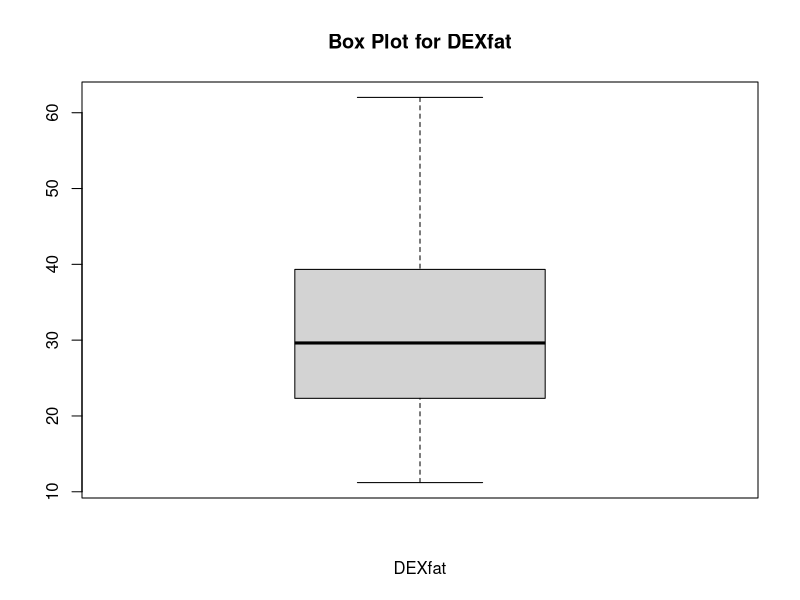
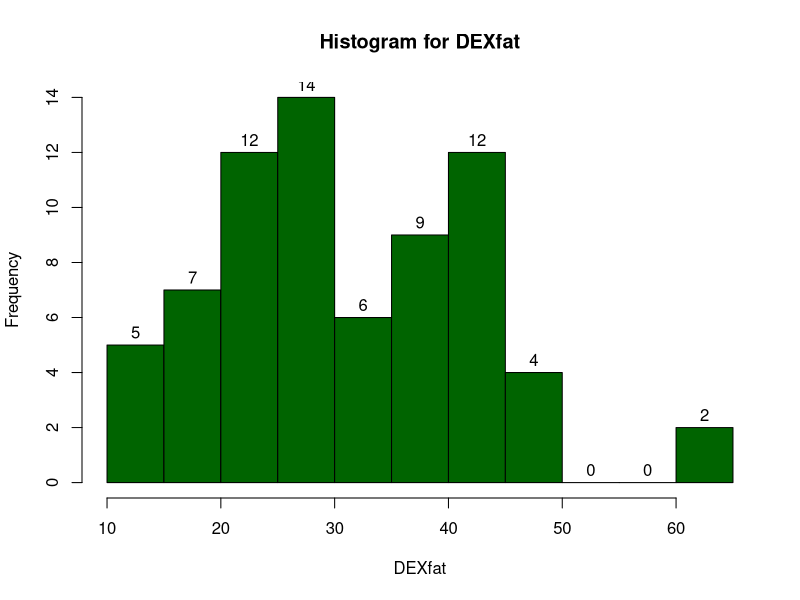
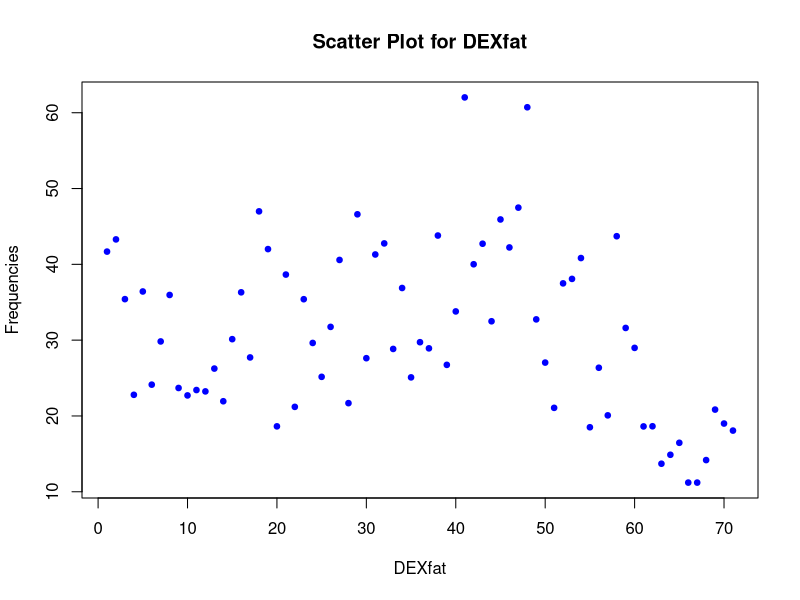
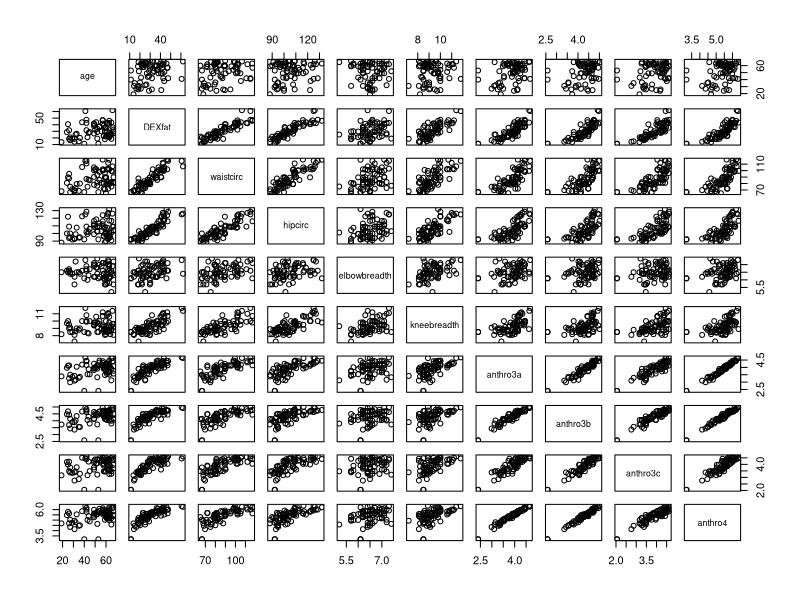
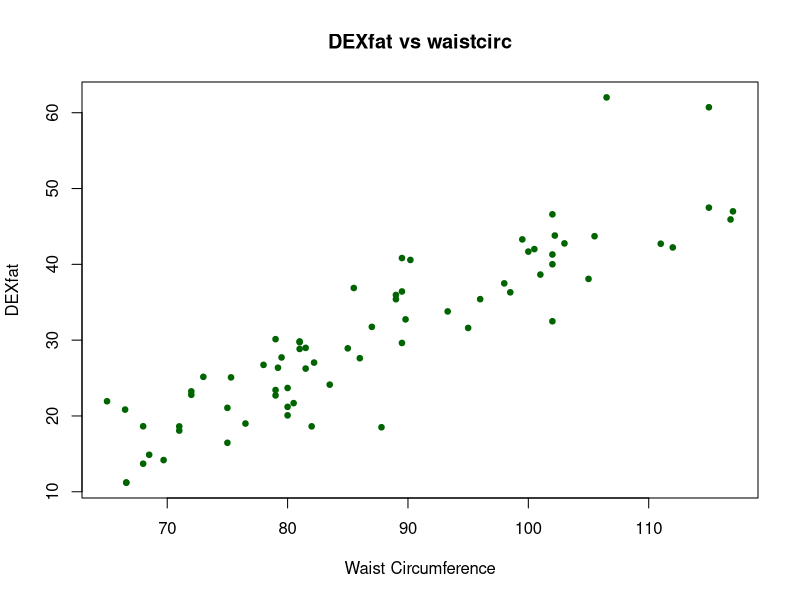
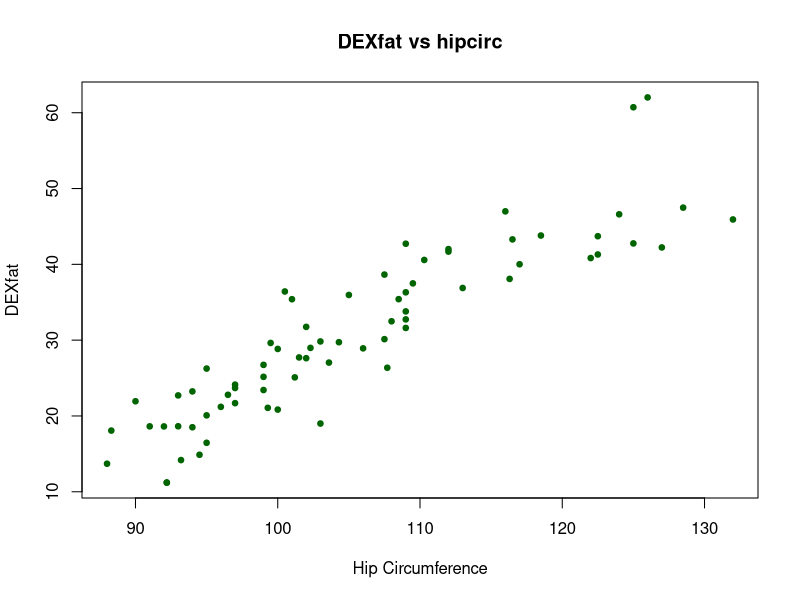
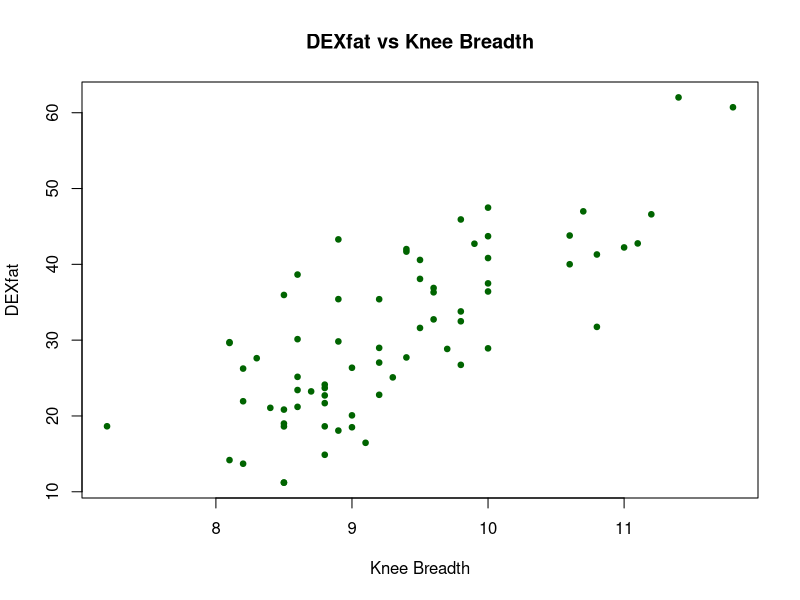
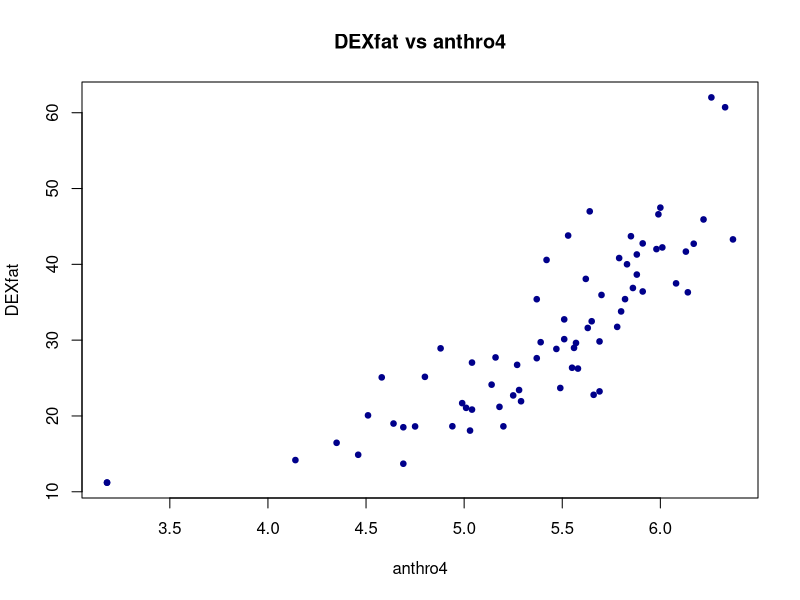

These figures' R source, in order:
# ******************************************************************************************************
# Regression Analysis - Predictive Algorithm using multiple linear regression to arrive an explanation
# for the DEXfat variable as a function of various perdictors

# Data Used - bodyfat
# Package - TH.data
# ******************************************************************************************************

# Use of external libraries
library(TH.data)
library(car)

# Now we will use the inbuilt dataset bodyfat
data(bodyfat)
head(bodyfat)
str(bodyfat)

# ********** Data Exploration and Data Preparation Block **************************************************** #

# Check for missing values
sum(is.na(bodyfat)) # there are no missing values

# Obtain Summary Statistics
summary(bodyfat)
# Check on the standard deviations
sapply(bodyfat, sd)

# we will study the dependent variable
boxplot(bodyfat$DEXfat, main = "Box Plot for DEXfat", xlab = "DEXfat")
hist(bodyfat$DEXfat, labels = TRUE, col = "dark green", xlab = "DEXfat", ylab = "Frequency", main = "Histogram for DEXfat")
plot(bodyfat$DEXfat, xlab = "DEXfat", ylab = "Frequencies", main = "Scatter Plot for DEXfat", pch = 19, col = "blue", cex = 0.75)
# looking at the above plots, we see two observations on the extreme..
subset.data.frame(bodyfat, bodyfat$DEXfat >= 60)
# Seem to be obese data, cannot be treated as outlier

# Lets see the correlations between DEXfat and other variables
cor(bodyfat)
# also an estimate on possible relationships
plot(bodyfat)
# Looking at the plots, we see DEXfat has strong relationships with waistcirc, hipcirc, kneebreadth
# and all four anthro variables
# Taking a detailed look at
# Vs. waistcirc
plot(bodyfat$DEXfat ~ bodyfat$waistcirc, main = "DEXfat vs waistcirc", xlab = "Waist Circumference", ylab = "DEXfat", col = "dark green", cex = 0.75, pch = 19)
# Vs. hipcirc
plot(bodyfat$DEXfat ~ bodyfat$hipcirc, main = "DEXfat vs hipcirc", xlab = "Hip Circumference", ylab = "DEXfat", col = "dark green", cex = 0.75, pch = 19)
# Vs. kneebreadth
plot(bodyfat$DEXfat ~ bodyfat$kneebreadth, main = "DEXfat vs Knee Breadth", xlab = "Knee Breadth", ylab = "DEXfat", col = "dark green", cex = 0.75, pch = 19)
# Vs. anthro4
plot(bodyfat$DEXfat ~ bodyfat$anthro4, main = "DEXfat vs anthro4", xlab = "anthro4", ylab = "DEXfat", col = "dark blue", cex = 0.75, pch = 19)
# Vs. anthro 3a
plot(bodyfat$DEXfat ~ bodyfat$anthro3a, main = "DEXfat vs anthro3a", xlab = "anthro3a", ylab = "DEXfat", col = "dark blue", cex = 0.75, pch = 19)
# Vs. anthro 3c
plot(bodyfat$DEXfat ~ bodyfat$anthro3c, main = "DEXfat vs anthro3c", xlab = "anthro3c", ylab = "DEXfat", col = "dark blue", cex = 0.75, pch = 19)

# ********** Regression Model **************************************************** #

# We work on approach, wherein we add all the variables at a time. We will drop the ones, which will hve no statistical
# significance, or multicollinearity issues
head(bodyfat)

Reg <- lm(bodyfat$DEXfat ~ bodyfat$age + bodyfat$waistcirc + bodyfat$hipcirc + bodyfat$elbowbreadth + bodyfat$kneebreadth + bodyfat$anthro3a + bodyfat$anthro3b + bodyfat$anthro3c + bodyfat$anthro4)
summary(Reg)

# We will drop the statistically insignificant IDV's and re-run the iterations
Reg <- lm(bodyfat$DEXfat ~ bodyfat$waistcirc + bodyfat$hipcirc + bodyfat$anthro3a)
summary(Reg)

# With all the above IDV are statistically significant even at 5% significance level and Adjusted R-squared 90.4%
# 90.4% of the data can be explained alone with these IDV's, we will treat this as the final model

# Final Model
Reg_final <- lm(bodyfat$DEXfat ~ bodyfat$waistcirc + bodyfat$hipcirc + bodyfat$anthro3a)

# ********** Model Diagnostics **************************************************** #

# we are going to predict a set of values (DEXfat) using our model
predicted_values <- predict(Reg_final)
# The actual values
actual_values <- bodyfat$DEXfat
# we will check the errors or the residual values
residual_values <- resid(Reg_final)
# create the diagnostic data frame
diagnostic_dataFrame <- data.frame(actual_values, predicted_values, residual_values)
head(diagnostic_dataFrame)

# We will plot the actual vs predicted
plot(diagnostic_dataFrame$actual_values, type = "l", col = "blue", main = "Actual vs Predicted", xlab = "DEXfat")
lines(diagnostic_dataFrame$predicted_values, type = "l", col = "red")
legend(1,65,legend = c("Actual","Predicted"),col = c("Blue","Red"),lty = 1)

# we will now check for multicollinearity within our IDV... For a good model, multicollinearity should be less than 10
# multicollinearity is checked using the function vif() - or variable inflation factor
vif(Reg_final)

# we will now check for heteroscedasticity
# to check heteroscedasticity, we plot, predicted vs residual
plot(predicted_values, residual_values, abline(0, 0), main = "Check for Heteroscedasticity", xlab = "Predicted DEXfat", ylab = "Residual Error", col = "blue", cex = 0.75, pch = 19)
# looking at the above plot, we cannot see any heterscedasticity. The variances are at random and there is no pattern emerging from the plot

# The sum of all residual errors should be zero
round(sum(Reg_final$residuals), digits = 4)

# ********** Conclusion **************************************************** #
summary(Reg_final)
# We see with very minimal multicollinearity, no heteroscedasticity and an explainability of 90.4%, Reg_final can be 
# accepted as a good model for predicting DEXfat as a function of the IDV's
